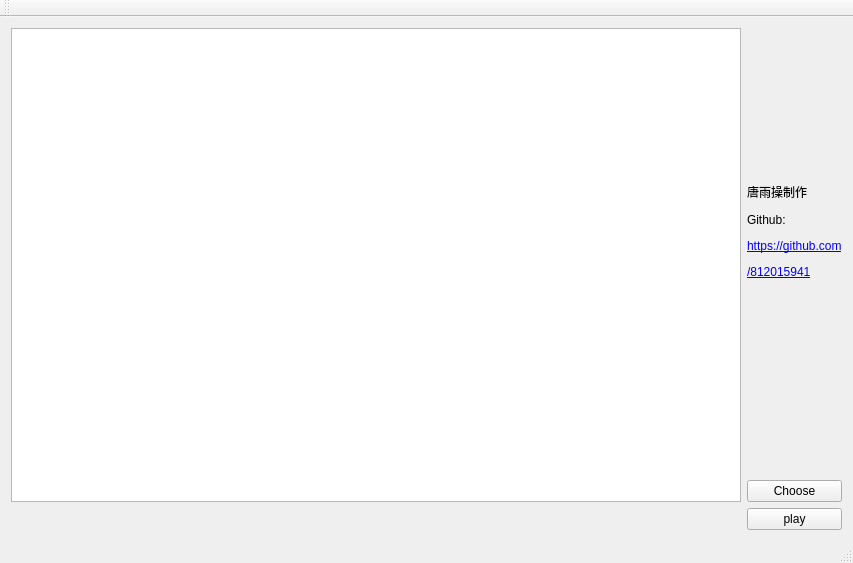
<?xml version="1.0" encoding="UTF-8"?>
<ui version="4.0">
 <class>MainWindowClass</class>
 <widget class="QMainWindow" name="MainWindowClass">
  <property name="geometry">
   <rect>
    <x>0</x>
    <y>0</y>
    <width>853</width>
    <height>563</height>
   </rect>
  </property>
  <property name="windowTitle">
   <string>MainWindow</string>
  </property>
  <widget class="QWidget" name="centralWidget">
   <layout class="QGridLayout" name="gridLayout">
    <item row="3" column="1">
     <widget class="QPushButton" name="OpenBtn">
      <property name="text">
       <string>Choose</string>
      </property>
     </widget>
    </item>
    <item row="4" column="1">
     <widget class="QPushButton" name="PlayBtn">
      <property name="text">
       <string>play</string>
      </property>
     </widget>
    </item>
    <item row="2" column="1">
     <widget class="QLabel" name="labelIntroduction">
      <property name="text">
       <string>&lt;html&gt;&lt;head/&gt;&lt;body&gt;&lt;p&gt;唐雨操制作&lt;/p&gt;&lt;p&gt;Github:&lt;/p&gt;&lt;p&gt;&lt;a href=&quot;https://github.com/812015941&quot;&gt;&lt;span style=&quot; text-decoration: underline; color:#0000ff;&quot;&gt;https://github.com&lt;/span&gt;&lt;/a&gt;&lt;/p&gt;&lt;p&gt;&lt;a href=&quot;https://github.com/812015941&quot;&gt;&lt;span style=&quot; text-decoration: underline; color:#0000ff;&quot;&gt;/812015941&lt;/span&gt;&lt;/a&gt;&lt;/p&gt;&lt;p&gt;&lt;br/&gt;&lt;/p&gt;&lt;/body&gt;&lt;/html&gt;</string>
      </property>
     </widget>
    </item>
    <item row="2" column="0" rowspan="2">
     <widget class="QGraphicsView" name="GraphicsView"/>
    </item>
   </layout>
  </widget>
  <widget class="QMenuBar" name="menuBar">
   <property name="geometry">
    <rect>
     <x>0</x>
     <y>0</y>
     <width>853</width>
     <height>25</height>
    </rect>
   </property>
  </widget>
  <widget class="QToolBar" name="mainToolBar">
   <attribute name="toolBarArea">
    <enum>TopToolBarArea</enum>
   </attribute>
   <attribute name="toolBarBreak">
    <bool>false</bool>
   </attribute>
  </widget>
  <widget class="QStatusBar" name="statusBar"/>
 </widget>
 <layoutdefault spacing="6" margin="11"/>
 <resources>
  <include location="mainwindow.qrc"/>
 </resources>
 <connections/>
</ui>
